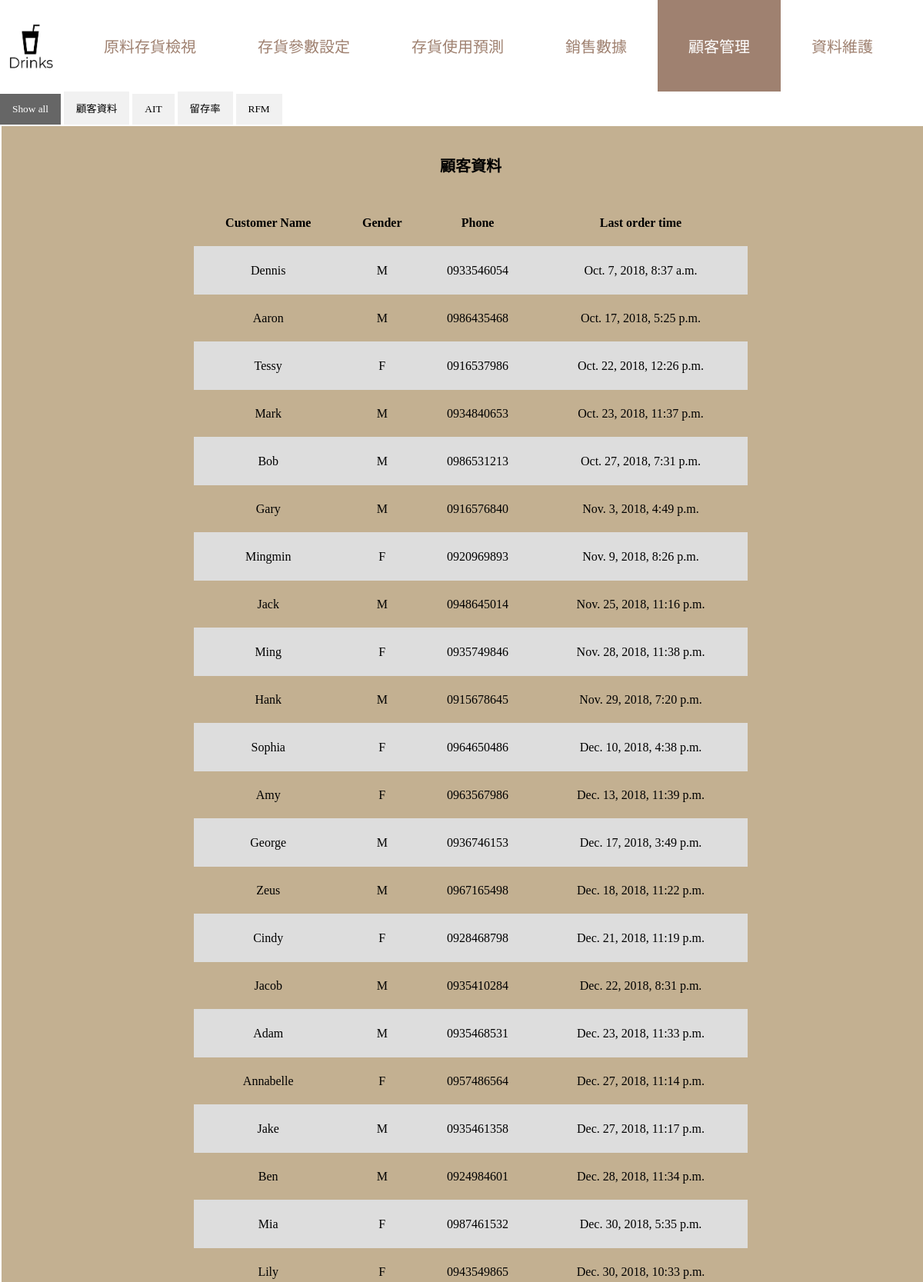
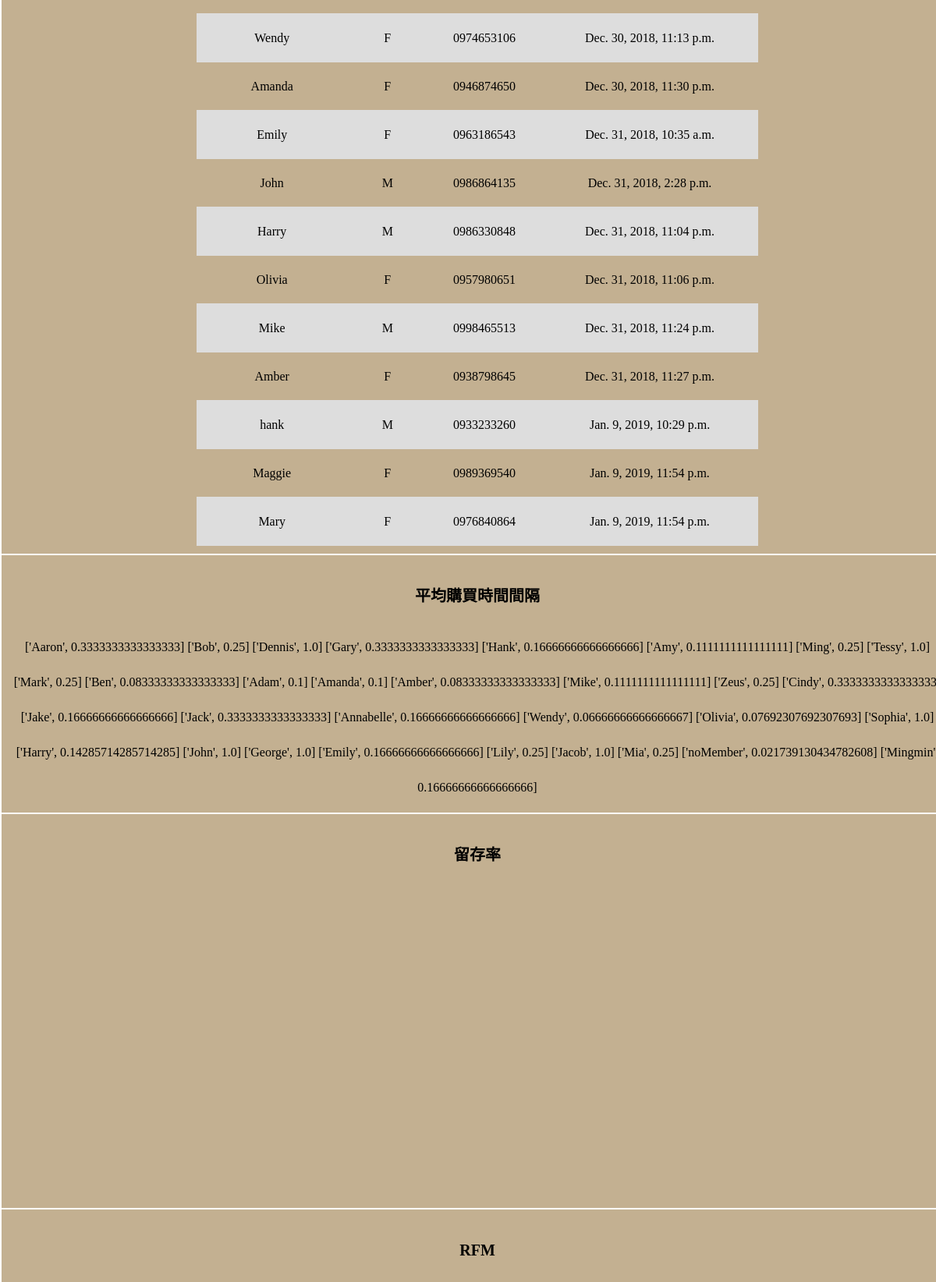
/management/customer_info (upper part), run on the app's committed database (2 pictures, top to bottom).
### drink/models.py (models this page shows, shortened)
class Customer(models.Model):
    customer_phone = models.CharField(max_length=10)
    name = models.CharField(max_length=20)
    gender = models.CharField(max_length=3)
    points = models.DecimalField(max_digits=10, decimal_places=0)
    create_time = models.DateTimeField()
    latest_order_time = models.DateTimeField()  # we have to .save() to change it

### drink/views.py (the view)
# urls.py: path('management/customer_info', customer_info),
def customer_info(request):
    customer_list=list(Customer.objects.all().order_by('latest_order_time'))
    order_list=list(Order.objects.all())
    pre_customer_rfm_list1=get_customer_r1()
    pre_customer_rfm_list2=get_customer_r2()
    pre_customer_rfm_list3=get_customer_r3()
    pre_customer_rfm_list4=get_customer_r4()
    pre_customer_rfm_list5=get_customer_r5()
    customer_ait=get_customer_AIT()
    return render(request,'customer_info.html',locals())

### drink/views.py (called while the page is built)
def get_customer_AIT():
    customer_list=list(Customer.objects.all())
    order_list=list(Order.objects.all())
    pre_customer_AIT_list=[]
    for customer in customer_list:
        order_list=list(Order.objects.all().filter(customer=customer))
        recency=customer.latest_order_time
        if str(recency)<'2019-01-01':
            frequency=0
            for order in order_list:
                frequency += 1
            AIT=1/frequency
            pre_customer_AIT_list.append([customer.name,AIT])
    return pre_customer_AIT_list

def get_customer_r1():
    customer_list=list(Customer.objects.all())
    order_list=list(Order.objects.all())
    pre_customer_rfm_list=[]
    for customer in customer_list:
        if customer.name != 'noMember':
            order_list=list(Order.objects.all().filter(customer=customer))
            recency=customer.latest_order_time
            if str(recency)<= '2018-11-01':
                frequency=0
                money=0
                for order in order_list:
                    frequency += 1
                    money += order.total_price
                pre_customer_rfm_list.append([customer.name,recency,frequency,money])
    return sorted(pre_customer_rfm_list,key=itemgetter(1))

def get_customer_r2():
    customer_list=list(Customer.objects.all())
    order_list=list(Order.objects.all())
    pre_customer_rfm_list=[]
    for customer in customer_list:
        order_list=list(Order.objects.all().filter(customer=customer))
        recency=customer.latest_order_time
        if str(recency)<= '2018-12-01' and str(recency) >'2018-10-31':
            frequency=0
            money=0
            for order in order_list:
                frequency += 1
                money += order.total_price
            pre_customer_rfm_list.append([customer.name,recency,frequency,money])
    return sorted(pre_customer_rfm_list,key=itemgetter(1))

### drink/templates/customer_info.html (shortened to what this page needs)
<!DOCTYPE html>
<html>
<head>
</head>
<body>
    <ul class="topnav">
      <li>
        {% load staticfiles %}
      <img src=" {% static 'logo.png' %} " style="width:80px; height:80px; float:left; padding-right:15px; padding-top: 20px;" onclick="window.location.href ='/drink_system'"></li>
      <li><a class='other' href="/management/ingredient">原料存貨檢視</a></li>
      <li><a class='other' href='/management/variable_setting'>存貨參數設定</a></li>
      <li><a class='other' href='/management/inventory_prediction'>存貨使用預測</a></li>
      <li><a class='other' href="/management/sales_info">銷售數據</a></li>
      <li><a class='active'>顧客管理</a></li>
      <li><a class='other' href="/admin">資料維護</a></li>
    </ul>
<div id="myBtnContainer">
  <button class="btn active1" onclick="filterSelection('all')"> Show all</button>
  <button class="btn" onclick="filterSelection('custo_data')"> 顧客資料 </button>
  <button class="btn" onclick="filterSelection('custo_ait')"> AIT </button>
  <button class="btn" onclick="filterSelection('retention')"> 留存率 </button>
  <button class="btn" onclick="filterSelection('rfm')"> RFM </button>
</div>
<div class="container">
  <div class="filterDiv custo_data">
      <p style='font-size: 20px' align="center"><b>顧客資料 </b></p>
      <table id="custo", align="center">
          <tr>
              <th>Customer Name</th>
              <th>Gender</th>
              <th>Phone</th>
              <th>Last order time</th>
          </tr>
          {%for customer in customer_list%}
          {%if customer.gender != "no" %}
          <tr>
              <td>{{customer.name}}</td>
              <td>{{customer.gender}}</td>
              <td>{{customer.customer_phone}}</td>
              <td>{{customer.latest_order_time}}</td>
          </tr>
          {%endif%}
          {%endfor%}
        </table>
  </div>
  <div class="filterDiv custo_ait">
      <p style='font-size: 20px' align="center"><b>平均購買時間間隔</b></p>
        {%for num in customer_ait%}
        <tr>
            <td>{{num}}</td>
        </tr>
        {%endfor%}
    </div>
  <div class="filterDiv retention">
    <p style='font-size: 20px' align="center"><b>留存率</b></p>
    <div id="container" style="width:100%"></div>
  </div>
  <div class="filterDiv rfm">
      <p style='font-size: 20px' align="center"><b>RFM </b></p>
  </div>
</div>
    <br>
    <br>
</body>
</html>

### drink/templates/customer_info.html (style rules this page uses)
body { font-family: 微軟正黑體; margin: 0px; padding-top: 0px; }
.topnav { overflow: hidden; background-color: white; }
.topnav a { float: left; display: block; text-align: center; padding: 45px 40px; text-decoration: none; }
.other { color: #9F8170; }
ul { list-style-type: none; margin: 0; padding: 0; overflow: hidden; background-color: #C3B091; font-size: 20px; }
.active { color: white; background-color: #9F8170; }
#container { min-width: 310px; max-width: 800px; height: 400px; margin: 0 auto }
table { border-collapse: collapse; width: 60%; text-align: center; }
th, td { padding: 8px; text-align: center; border-bottom: 1px solid #ddd; }
tr:nth-child(even) { background-color: #dddddd; }
.filterDiv { padding: 10px; background-color: #C3B091; width: 100%; line-height: 45px; text-align: center; margin: 2px; display: none; }
.show { display: block; }
.container { margin-top: 0px; overflow: hidden; }
.btn { border: none; outline: none; padding: 12px 16px; background-color: #f1f1f1; cursor: pointer; font-family: 微軟正黑體; }
.btn.active1 { background-color: #666; color: white; }

### data on the page
Customer: name "Dennis", gender "M", customer_phone "0933546054", latest_order_time "Oct. 7, 2018, 8:37 a.m."
Customer: name "Aaron", gender "M", customer_phone "0986435468", latest_order_time "Oct. 17, 2018, 5:25 p.m."
Customer: name "Tessy", gender "F", customer_phone "0916537986", latest_order_time "Oct. 22, 2018, 12:26 p.m."
Customer: name "Mark", gender "M", customer_phone "0934840653", latest_order_time "Oct. 23, 2018, 11:37 p.m."
Customer: name "Bob", gender "M", customer_phone "0986531213", latest_order_time "Oct. 27, 2018, 7:31 p.m."
Customer: name "Gary", gender "M", customer_phone "0916576840", latest_order_time "Nov. 3, 2018, 4:49 p.m."
Customer: name "Mingmin", gender "F", customer_phone "0920969893", latest_order_time "Nov. 9, 2018, 8:26 p.m."
Customer: name "Jack", gender "M", customer_phone "0948645014", latest_order_time "Nov. 25, 2018, 11:16 p.m."
Customer: name "Ming", gender "F", customer_phone "0935749846", latest_order_time "Nov. 28, 2018, 11:38 p.m."
Customer: name "Hank", gender "M", customer_phone "0915678645", latest_order_time "Nov. 29, 2018, 7:20 p.m."
Customer: name "Sophia", gender "F", customer_phone "0964650486", latest_order_time "Dec. 10, 2018, 4:38 p.m."
Customer: name "Amy", gender "F", customer_phone "0963567986", latest_order_time "Dec. 13, 2018, 11:39 p.m."
Customer: name "George", gender "M", customer_phone "0936746153", latest_order_time "Dec. 17, 2018, 3:49 p.m."
Customer: name "Zeus", gender "M", customer_phone "0967165498", latest_order_time "Dec. 18, 2018, 11:22 p.m."
Customer: name "Cindy", gender "F", customer_phone "0928468798", latest_order_time "Dec. 21, 2018, 11:19 p.m."
Customer: name "Jacob", gender "M", customer_phone "0935410284", latest_order_time "Dec. 22, 2018, 8:31 p.m."
Customer: name "Adam", gender "M", customer_phone "0935468531", latest_order_time "Dec. 23, 2018, 11:33 p.m."
Customer: name "Annabelle", gender "F", customer_phone "0957486564", latest_order_time "Dec. 27, 2018, 11:14 p.m."
Customer: name "Jake", gender "M", customer_phone "0935461358", latest_order_time "Dec. 27, 2018, 11:17 p.m."
Customer: name "Ben", gender "M", customer_phone "0924984601", latest_order_time "Dec. 28, 2018, 11:34 p.m."
Customer: name "Mia", gender "F", customer_phone "0987461532", latest_order_time "Dec. 30, 2018, 5:35 p.m."
Customer: name "Lily", gender "F", customer_phone "0943549865", latest_order_time "Dec. 30, 2018, 10:33 p.m."
Customer: name "Wendy", gender "F", customer_phone "0974653106", latest_order_time "Dec. 30, 2018, 11:13 p.m."
Customer: name "Amanda", gender "F", customer_phone "0946874650", latest_order_time "Dec. 30, 2018, 11:30 p.m."
Customer: name "Emily", gender "F", customer_phone "0963186543", latest_order_time "Dec. 31, 2018, 10:35 a.m."
Customer: name "John", gender "M", customer_phone "0986864135", latest_order_time "Dec. 31, 2018, 2:28 p.m."
Customer: name "Harry", gender "M", customer_phone "0986330848", latest_order_time "Dec. 31, 2018, 11:04 p.m."
Customer: name "Olivia", gender "F", customer_phone "0957980651", latest_order_time "Dec. 31, 2018, 11:06 p.m."
Customer: name "Mike", gender "M", customer_phone "0998465513", latest_order_time "Dec. 31, 2018, 11:24 p.m."
Customer: name "Amber", gender "F", customer_phone "0938798645", latest_order_time "Dec. 31, 2018, 11:27 p.m."
Customer: name "hank", gender "M", customer_phone "0933233260", latest_order_time "Jan. 9, 2019, 10:29 p.m."
Customer: name "Maggie", gender "F", customer_phone "0989369540", latest_order_time "Jan. 9, 2019, 11:54 p.m."
Customer: name "Mary", gender "F", customer_phone "0976840864", latest_order_time "Jan. 9, 2019, 11:54 p.m."

### other printed values
{{ num }} "['Aaron', 0.3333333333333333]" "['Bob', 0.25]" "['Dennis', 1.0]" "['Gary', 0.3333333333333333]" "['Hank', 0.16666666666666666]" "['Amy', 0.1111111111111111]" "['Ming', 0.25]" "['Tessy', 1.0]" "['Mark', 0.25]" "['Ben', 0.08333333333333333]" "['Adam', 0.1]" "['Amanda', 0.1]" "['Amber', 0.08333333333333333]" "['Mike', 0.1111111111111111]" "['Zeus', 0.25]" "['Cindy',…" "['Jake', 0.16666666666666666]" "['Jack', 0.3333333333333333]" "['Annabelle', 0.16666666666666666]" "['Wendy', 0.06666666666666667]" "['Olivia', 0.07692307692307693]" "['Sophia', 1.0]" "['Harry', 0.14285714285714285]" "['John', 1.0]" "['George', 1.0]" "['Emily', 0.16666666666666666]" "['Lily', 0.25]" "['Jacob', 1.0]" "['Mia', 0.25]" "['noMember', 0.021739130434782608]"
